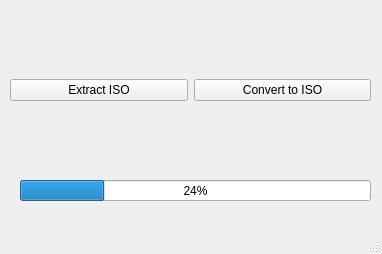
<?xml version="1.0" encoding="UTF-8"?>
<ui version="4.0">
 <class>MainWindow</class>
 <widget class="QMainWindow" name="MainWindow">
  <property name="geometry">
   <rect>
    <x>0</x>
    <y>0</y>
    <width>382</width>
    <height>254</height>
   </rect>
  </property>
  <property name="windowTitle">
   <string>MainWindow</string>
  </property>
  <widget class="QWidget" name="centralwidget">
   <widget class="QWidget" name="gridLayoutWidget">
    <property name="geometry">
     <rect>
      <x>10</x>
      <y>10</y>
      <width>361</width>
      <height>161</height>
     </rect>
    </property>
    <layout class="QGridLayout" name="gridLayout">
     <item row="0" column="0">
      <widget class="QPushButton" name="PbExtract">
       <property name="text">
        <string>Extract ISO</string>
       </property>
      </widget>
     </item>
     <item row="0" column="1">
      <widget class="QPushButton" name="PbConvertISO">
       <property name="text">
        <string>Convert to ISO</string>
       </property>
      </widget>
     </item>
    </layout>
   </widget>
   <widget class="QProgressBar" name="progressBar">
    <property name="geometry">
     <rect>
      <x>20</x>
      <y>180</y>
      <width>351</width>
      <height>21</height>
     </rect>
    </property>
    <property name="value">
     <number>24</number>
    </property>
   </widget>
  </widget>
  <widget class="QStatusBar" name="statusbar"/>
  <widget class="QMenuBar" name="menuBar">
   <property name="geometry">
    <rect>
     <x>0</x>
     <y>0</y>
     <width>382</width>
     <height>23</height>
    </rect>
   </property>
  </widget>
  <action name="actionHow_to_use">
   <property name="text">
    <string>How to use</string>
   </property>
  </action>
 </widget>
 <resources>
  <include location="ps3isotools.qrc"/>
 </resources>
 <connections/>
</ui>
